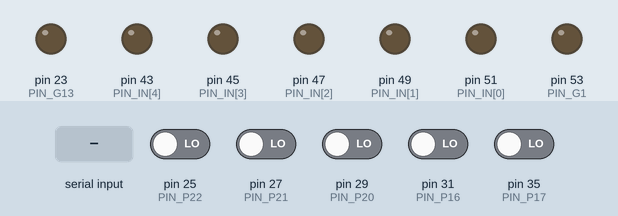
A sketch run on a simulated Arduino Mega 2560, built with avr-gcc and run on an emulated ATmega2560. On the bench: output pins drawn as LEDs (lit = HIGH). Inputs (shaded band) come from the test bench; at power-on: pin 25 (PIN_P22), pin 27 (PIN_P21), pin 29 (PIN_P20), pin 31 (PIN_P16), pin 35 (PIN_P17) LOW. What the sketch prints to the serial monitor is not drawn.

Above: at 1.2 s.
1.3 s: "2" received over Serial
At 2.4 s:
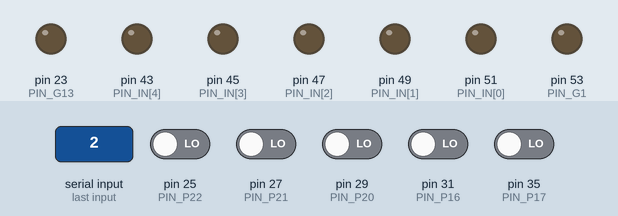
2.8 s: "1" received over Serial
At 3.4 s:
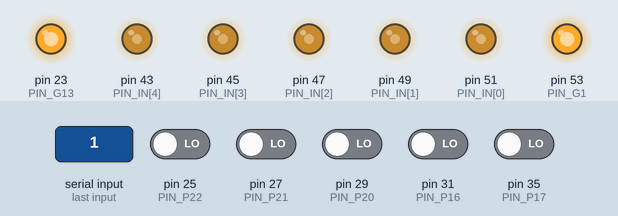
4.3 s: "3" received over Serial
At 5.3 s:
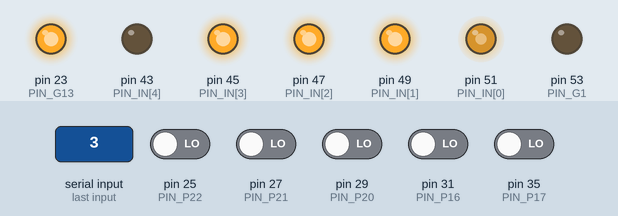
Timing chart, 0 to 7.3 s (numbered marks = the images above; inputs shaded):
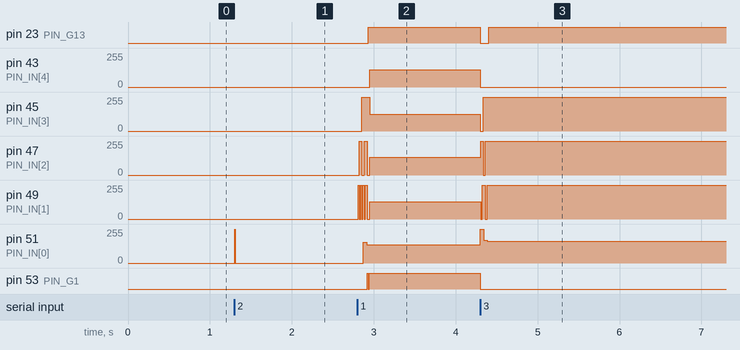

The sketch:

TTLSim20V8GalTest.ino
```cpp
// =====================================================================
// TTLSim20V8GalTest -- in-circuit test of the three TTLSim GAL20V8 test
// burns (simple / registered / complex mode) on an Arduino Mega 2560.
//
// Wiring: per TTLSim_GAL20V8_harness.svg (bottom-edge header, outer
// row). Single-row wiring; the Mega pin ROLES match the 16V8 harness:
//   D53 = f/clk, D51..D43 = a..e / rst / sel, D23 = g / /OE / ena,
//   D25 = yand/q0/y1, D27 = yor/q1/y2 (pullup), D29 = yxor/q2,
//   D35 = yfg/carry/fb, D31 = g (complex feedback consumer).
// Unused GAL inputs (pins 7-11, 14, 23) are strapped to GND at the
// socket; GAL pins 15/18/19 are left unconnected (18/19 are the
// mode-2-forcing OLMCs and may drive -- never wire them to a Mega
// output). D22/D24 and their series resistors are NOT used.
//
// The expected values are the design equations from the .pld sources
// (gal20v8_simple / _registered / _complex), computed independently of
// the fuse maps -- a PASS means the physical chip implements the
// design intent, closing the loop with the BlinkJED-vs-WinCUPL diff.
//
// Usage: socket a chip, open Serial Monitor at 115200, type 1..3.
//   1 = gal20v8_simple      (G20V8AS -- pins 1/13 are plain inputs)
//   2 = gal20v8_registered  (G20V8MS -- pin 1 = CLK, pin 13 = /OE)
//   3 = gal20v8_complex     (G20V8MA -- per-pin OE, feedback)
// Power down (or at least press reset) before swapping chips.
//
// Test techniques (same as the 16V8 tester):
//   - Registered: clocked counter walk, synchronous-reset checks, and
//     a global /OE Hi-Z proof (internal state 000 + INPUT_PULLUP: a
//     driven pin would read 0, a floating pin reads 1). The carry
//     decode is watched while /OE is high to prove the register
//     feedback is internal (from Q), not from the pins.
//   - Complex: y2's per-pin tri-state is proven the same way -- with
//     ena=0 and a==b, a driven y2 would read 0; INPUT_PULLUP reads 1
//     only if the pin genuinely floated.
// =====================================================================

// ------------------ harness pin map (GAL pin -> Mega pin) ------------
const uint8_t PIN_G1     = 53;                        // GAL pin 1  (f / clk / low)
const uint8_t PIN_IN[5]  = { 51, 49, 47, 45, 43 };    // GAL pins 2..6
const uint8_t PIN_G13    = 23;                        // GAL pin 13 (g / /OE / ena)
const uint8_t PIN_P16    = 31;                        // GAL pin 16
const uint8_t PIN_P17    = 35;                        // GAL pin 17
const uint8_t PIN_P20    = 29;                        // GAL pin 20
const uint8_t PIN_P21    = 27;                        // GAL pin 21
const uint8_t PIN_P22    = 25;                        // GAL pin 22
// GAL pins 7-11, 14, 23: GND strap at socket. 15/18/19: unconnected.

const uint8_t SETTLE_US  = 2;    // ~130x the 15 ns tpd

// ------------------ reporting ----------------------------------------
const uint8_t MAX_REPORT = 24;
uint32_t failures, checks;

void reportFail(const char *vector, const char *signalName, bool expected, bool got) {
  failures++;
  if (failures > MAX_REPORT) return;
  Serial.print(F("FAIL "));
  Serial.print(vector);
  Serial.print(F("  ")); Serial.print(signalName);
  Serial.print(F(": expected ")); Serial.print(expected);
  Serial.print(F(" got ")); Serial.println(got);
}

void check(const char *vector, const char *signalName, uint8_t megaPin, bool expected) {
  bool got = digitalRead(megaPin);
  checks++;
  if (got != expected) reportFail(vector, signalName, expected, got);
}

void summarize(const char *name, unsigned long t0) {
  unsigned long elapsed = millis() - t0;
  if (failures > MAX_REPORT) {
    Serial.print(F("... and ")); Serial.print(failures - MAX_REPORT);
    Serial.println(F(" more failures not shown."));
  }
  Serial.print(F("Checked ")); Serial.print(checks);
  Serial.print(F(" output values in ")); Serial.print(elapsed);
  Serial.println(F(" ms."));
  if (failures == 0) {
    Serial.print(F("*** PASS: ")); Serial.print(name);
    Serial.println(F(" matches the .pld design equations. ***"));
  } else {
    Serial.print(F("*** FAIL: ")); Serial.print(failures);
    Serial.println(F(" mismatches. ***"));
  }
}

// ------------------ harness driving ----------------------------------
// Common setup: pins 1..6 and 13 driven low, pins 16/17/20/21/22 read.
// readPullupMask: bit k selects INPUT_PULLUP for readPins[k], in the
// order { P16, P17, P20, P21, P22 }.
void configurePins(uint8_t readPullupMask) {
  pinMode(PIN_G1, OUTPUT);  digitalWrite(PIN_G1, LOW);
  pinMode(PIN_G13, OUTPUT); digitalWrite(PIN_G13, LOW);
  for (uint8_t k = 0; k < 5; k++) {
    pinMode(PIN_IN[k], OUTPUT); digitalWrite(PIN_IN[k], LOW);
  }
  const uint8_t readPins[5] = { PIN_P16, PIN_P17, PIN_P20, PIN_P21, PIN_P22 };
  for (uint8_t k = 0; k < 5; k++)
    pinMode(readPins[k], (readPullupMask >> k) & 1 ? INPUT_PULLUP : INPUT);
}

void idlePins() {                  // safe state for chip swapping
  const uint8_t all[12] = { PIN_G1, PIN_IN[0], PIN_IN[1], PIN_IN[2], PIN_IN[3],
                            PIN_IN[4], PIN_G13,
                            PIN_P16, PIN_P17, PIN_P20, PIN_P21, PIN_P22 };
  for (uint8_t k = 0; k < 12; k++) pinMode(all[k], INPUT);
}

char vecBuf[44];

// =====================================================================
// Test 1 -- gal20v8_simple (G20V8AS)
//   pin 2=a 3=b 4=c 5=d 6=e  1=f  13=g   (pins 1/13 are PLAIN INPUTS)
//   pin 22 yand = a&b&c&d      21 yor  = a|b|c|d|e
//   pin 20 yxor = a^b^c        17 yfg  = f&g
// Sweep all 128 input combinations.
// =====================================================================
void runSimple() {
  Serial.println(F("\nTesting gal20v8_simple -- 128 input combinations..."));
  configurePins(0);                      // plain INPUT on all read pins
  failures = 0; checks = 0;
  unsigned long t0 = millis();

  for (uint8_t v = 0; v < 128; v++) {
    bool a = v & 1, b = (v >> 1) & 1, c = (v >> 2) & 1, d = (v >> 3) & 1,
         e = (v >> 4) & 1, f = (v >> 5) & 1, g = (v >> 6) & 1;
    digitalWrite(PIN_IN[0], a);
    digitalWrite(PIN_IN[1], b);
    digitalWrite(PIN_IN[2], c);
    digitalWrite(PIN_IN[3], d);
    digitalWrite(PIN_IN[4], e);
    digitalWrite(PIN_G1,  f);            // proves pin 1 is a plain input
    digitalWrite(PIN_G13, g);            // proves pin 13 is a plain input
    delayMicroseconds(SETTLE_US);

    snprintf(vecBuf, sizeof vecBuf, "a=%d b=%d c=%d d=%d e=%d f=%d g=%d",
             a, b, c, d, e, f, g);
    check(vecBuf, "yand", PIN_P22, a && b && c && d);
    check(vecBuf, "yor",  PIN_P21, a || b || c || d || e);
    check(vecBuf, "yxor", PIN_P20, (a != b) != c);
    check(vecBuf, "yfg",  PIN_P17, f && g);
  }

  summarize("gal20v8_simple", t0);
  idlePins();
}

// =====================================================================
// Test 2 -- gal20v8_registered (G20V8MS)
//   pin 1 = clk (rising edge)   pin 13 = /OE (0 = drive)   pin 2 = rst
//   pin 22/21/20 = q0/q1/q2 (registered)   pin 17 carry = q0&q1&q2
//   q0.d = !q0&!rst   q1.d = (q1^q0)&!rst   q2.d = (q2^(q1&q0))&!rst
// Phases: reset, 24-step counter walk, mid-count reset, /OE Hi-Z proof.
// =====================================================================
void clockPulse() {
  digitalWrite(PIN_G1, HIGH); delayMicroseconds(SETTLE_US);
  digitalWrite(PIN_G1, LOW);  delayMicroseconds(SETTLE_US);
}

void checkState(const char *phase, uint8_t state) {
  snprintf(vecBuf, sizeof vecBuf, "%s (expect %d%d%d)",
           phase, (state >> 2) & 1, (state >> 1) & 1, state & 1);
  check(vecBuf, "q0", PIN_P22, state & 1);
  check(vecBuf, "q1", PIN_P21, (state >> 1) & 1);
  check(vecBuf, "q2", PIN_P20, (state >> 2) & 1);
  check(vecBuf, "carry", PIN_P17, state == 7);
}

void runRegistered() {
  Serial.println(F("\nTesting gal20v8_registered -- counter walk, reset, /OE..."));
  // Pullups on q0/q1/q2 (GAL pins 22/21/20): irrelevant while /OE is low
  // (the GAL drives hard), decisive for the Hi-Z proof while /OE is high.
  configurePins((1 << 4) | (1 << 3) | (1 << 2));
  failures = 0; checks = 0;
  unsigned long t0 = millis();

  // Phase 1: synchronous reset into a known state. /OE low = outputs on.
  digitalWrite(PIN_G13, LOW);            // /OE asserted
  digitalWrite(PIN_IN[0], HIGH);         // rst = 1
  clockPulse(); clockPulse();
  checkState("reset", 0);

  // Phase 2: free-running count, three full wraps.
  digitalWrite(PIN_IN[0], LOW);          // rst = 0
  for (uint8_t step = 1; step <= 24; step++) {
    clockPulse();
    snprintf(vecBuf, sizeof vecBuf, "count step %u", step);
    checkState(vecBuf, step & 7);
  }

  // Phase 3: synchronous reset from mid-count (state is 24&7 = 0; count
  // to 5 first so the reset actually has bits to clear).
  for (uint8_t step = 0; step < 5; step++) clockPulse();
  checkState("pre-reset", 5);
  digitalWrite(PIN_IN[0], HIGH);         // rst = 1
  clockPulse();
  checkState("mid-count reset", 0);
  digitalWrite(PIN_IN[0], LOW);

  // Phase 4: /OE Hi-Z proof. Internal state is 000, so driven pins would
  // read 0 -- the pullups reading 1 proves the outputs floated.
  digitalWrite(PIN_G13, HIGH);           // /OE deasserted
  delayMicroseconds(SETTLE_US);
  check("/OE=1 state 000", "q0 (Hi-Z)", PIN_P22, 1);
  check("/OE=1 state 000", "q1 (Hi-Z)", PIN_P21, 1);
  check("/OE=1 state 000", "q2 (Hi-Z)", PIN_P20, 1);
  // carry is a combinational macrocell: not gated by the global /OE, and
  // fed from the registers' INTERNAL Q feedback. Clock 7 edges blind --
  // carry going high proves the counter kept counting with its pins off.
  check("/OE=1 state 000", "carry", PIN_P17, 0);
  for (uint8_t step = 0; step < 7; step++) clockPulse();
  check("/OE=1 state 111", "carry", PIN_P17, 1);
  // Re-enable and confirm the hidden state is exactly 111.
  digitalWrite(PIN_G13, LOW);            // /OE asserted again
  delayMicroseconds(SETTLE_US);
  checkState("/OE re-enabled", 7);
  clockPulse();
  checkState("wrap after /OE", 0);

  summarize("gal20v8_registered", t0);
  idlePins();
}

// =====================================================================
// Test 3 -- gal20v8_complex (G20V8MA)
//   pin 2=a  3=b  4=c  5=sel  13=ena   (pin 1 unused, held low)
//   pin 22 y1 = a&b | c
//   pin 21 y2 = a^b, y2.oe = ena   (per-macrocell tri-state)
//   pin 17 fb = a&c                (drives pin AND feeds back)
//   pin 16 g  = fb | sel           (consumes the fb feedback)
// Sweep 32 combinations (a,b,c,sel x ena). With ena=0, y2 must float:
// INPUT_PULLUP on its Mega pin reads 1, and the a==b vectors (driven
// value would be 0) are the ones that prove it.
// =====================================================================
void runComplex() {
  Serial.println(F("\nTesting gal20v8_complex -- 32 combinations incl. tri-state..."));
  configurePins(1 << 3);                 // pullup on GAL pin 21 (y2) only
  failures = 0; checks = 0;
  unsigned long t0 = millis();

  for (uint8_t v = 0; v < 32; v++) {
    bool a = v & 1, b = (v >> 1) & 1, c = (v >> 2) & 1,
         sel = (v >> 3) & 1, ena = (v >> 4) & 1;
    digitalWrite(PIN_IN[0], a);
    digitalWrite(PIN_IN[1], b);
    digitalWrite(PIN_IN[2], c);
    digitalWrite(PIN_IN[3], sel);
    digitalWrite(PIN_G13, ena);
    delayMicroseconds(SETTLE_US);

    snprintf(vecBuf, sizeof vecBuf, "a=%d b=%d c=%d sel=%d ena=%d", a, b, c, sel, ena);
    check(vecBuf, "y1", PIN_P22, (a && b) || c);
    check(vecBuf, "fb", PIN_P17, a && c);
    check(vecBuf, "g",  PIN_P16, (a && c) || sel);
    // y2: driven a^b when ena=1; floating (pullup -> 1) when ena=0.
    check(vecBuf, ena ? "y2" : "y2 (Hi-Z)", PIN_P21, ena ? (a != b) : true);
  }

  summarize("gal20v8_complex", t0);
  idlePins();
}

// ------------------ menu ---------------------------------------------
void printMenu() {
  Serial.println(F("\n=============================================="));
  Serial.println(F("TTLSim GAL20V8 burn tester"));
  Serial.println(F("Socket the chip FIRST, then choose:"));
  Serial.println(F("  1 = gal20v8_simple      (G20V8AS)"));
  Serial.println(F("  2 = gal20v8_registered  (G20V8MS)"));
  Serial.println(F("  3 = gal20v8_complex     (G20V8MA)"));
  Serial.println(F("(power down or reset before swapping chips)"));
  Serial.println(F("=============================================="));
}

void setup() {
  Serial.begin(115200);
  idlePins();
  printMenu();
}

void loop() {
  if (!Serial.available()) return;
  char ch = Serial.read();
  if (ch == '1') runSimple();
  else if (ch == '2') runRegistered();
  else if (ch == '3') runComplex();
  else if (ch > ' ') Serial.println(F("Type 1, 2 or 3."));
  if (ch > ' ') printMenu();
}
```

Measured:
- after the input at 1.3 s, pin 51 (PIN_IN[0]): 0/255 → 255/255 at once, → 0/255 0.01 s later
- after the input at 2.8 s, pin 23 (PIN_G13): LOW → HIGH after 0.13 s; pin 43 (PIN_IN[4]): 0/255 → 130/255 after 0.15 s
- after the input at 4.3 s, pin 23 (PIN_G13): HIGH → LOW at once, → HIGH 0.10 s later; pin 43 (PIN_IN[4]): 130/255 → 0/255 at once; pin 45 (PIN_IN[3]): 126/255 → 255/255 at once; pin 47 (PIN_IN[2]): 133/255 → 255/255 at once; pin 49 (PIN_IN[1]): 130/255 → 255/255 at once
